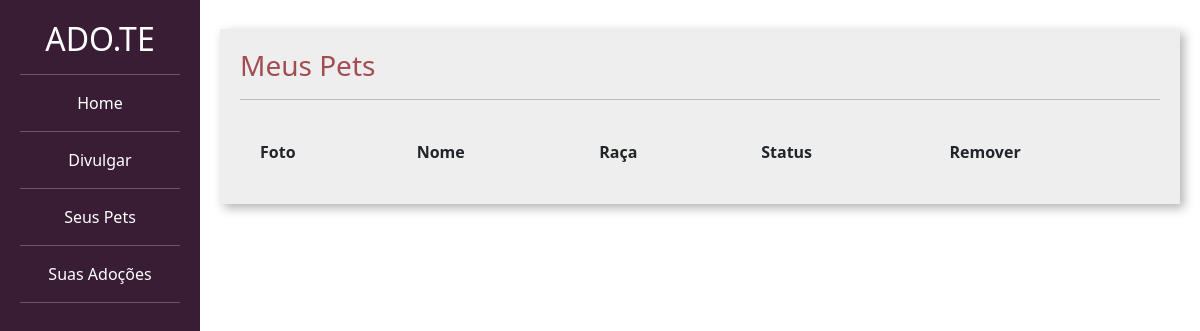
Before: /divulgar/seus_pets/ (signed in) with the older database file.
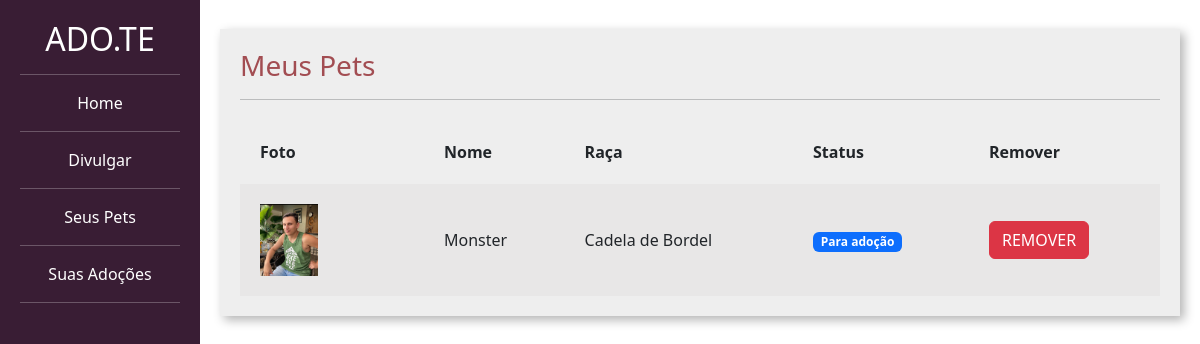
After: the same page with the newer database file.
### divulgar/models.py (models this page shows, shortened)
class Pet(models.Model):
    choices_status = (('P', 'Para adoção'),
                      ('A', 'Adotado'))
    usuario = models.ForeignKey(User, on_delete=models.DO_NOTHING)
    foto = models.ImageField(upload_to="fotos_pets")
    nome = models.CharField(max_length=100)
    descricao = models.TextField()
    estado = models.CharField(max_length=50)
    cidade = models.CharField(max_length=50)
    telefone = models.CharField(max_length=50)
    tags = models.ManyToManyField(Tag)
    raca = models.ForeignKey(Raca, on_delete=models.DO_NOTHING)
    status = models.CharField(max_length=1, choices=choices_status, default='P')

class Raca(models.Model):
    raca = models.CharField(max_length=50)
    def __str__(self):
        return self.raca

### divulgar/views.py (the view)
# urls.py: path('seus_pets/', views.seus_pets, name="seus_pets"),
@login_required
def seus_pets(request):
    if request.method == "GET":
        pets = Pet.objects.filter(usuario=request.user)
        return render(request, 'seus_pets.html', {'pets': pets})

### templates/seus_pets.html (shortened to what this page needs)
{% load static %}
<!DOCTYPE html>
<html lang="pt-BR">
  <head>
    <link
      href="https://cdn.jsdelivr.net/npm/bootstrap@5.3.0-alpha1/dist/css/bootstrap.min.css"
      rel="stylesheet"
    />
    <link href="{% static 'css/cadastro.css' %}" rel="stylesheet" />
    <link href="{% static 'divulgar/css/novo_pet.css' %}" rel="stylesheet" />
    <link href="{% static 'divulgar/css/seus_pet.css' %}" rel="stylesheet" />
  </head>
  <body>
    <div class="container-fluid">
      <div class="row">
        <div class="col-md-2 bg-side sidebar">
          <h2>ADO.TE</h2>
          <hr />
                    <a class="nav-link text-white" href ="{%url 'listar_pets'%}">Home</a>
                    <hr />
                    <a class="nav-link text-white" href ="{%url 'cadastroPet'%}">Divulgar</a>
                    <hr />
                    <a class="nav-link text-white" href ="{%url 'seus_pets'%}">Seus Pets</b></a>
                    <hr />
                    <a class="nav-link text-white" href ="{%url 'ver_pedido_adocao'%}">Suas Adoções</a>
                    <hr />
        </div>
        <div class="col-md">
          <div class="wrapper">
            <div class="box width80">
              <h3 class="font-vinho">Meus Pets</h3>
              <hr />
              <table class="tabela" cellpadding="20">
                <tr>
                  <th>Foto</th>
                  <th>Nome</th>
                  <th>Raça</th>
                  <th>Status</th>
                  <th>Remover</th>
                </tr>
                {% for pet in pets%}
                <tr class="tabela-linha">
                  <td width="20%">
                    <img width="40%" src="{{pet.foto.url}}" />
                  </td>
                  <td>{{pet.nome}}</td>
                  <td>{{pet.raca}}</td>
                  <td>
                    {% if pet.status == "P" %}
                    <span class="badge text-bg-primary">Para adoção</span>
                    {% elif pet.status == "A" %}
                    <span class="badge text-bg-success">Adotado</span>
                    {% endif%}
                  </td>
                  <td>
                    <a href="{% url 'remover_pet' pet.id %}" class="btn btn-danger">REMOVER</a>
                  </td>
                </tr>
                {% endfor %}
              </table>
            </div>
          </div>
        </div>
      </div>
    </div>
  </body>
</html>

Changed rows visible on the page:
added Pet: foto (picture), nome "Monster", raca "Cadela de Bordel", status "Para adoção"
